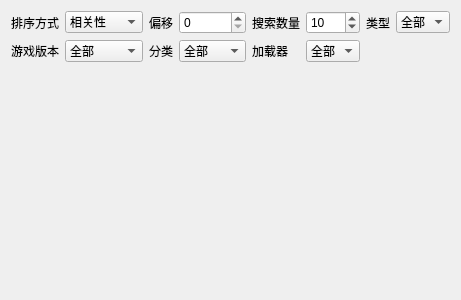
<?xml version="1.0" encoding="UTF-8"?>
<ui version="4.0">
 <class>ModrinthSearcher</class>
 <widget class="QWidget" name="ModrinthSearcher">
  <property name="geometry">
   <rect>
    <x>0</x>
    <y>0</y>
    <width>400</width>
    <height>300</height>
   </rect>
  </property>
  <property name="windowTitle">
   <string>ModrinthSearcher</string>
  </property>
  <layout class="QGridLayout" name="gridLayout">
   <item row="5" column="1">
    <widget class="QComboBox" name="game_version">
     <item>
      <property name="text">
       <string>全部</string>
      </property>
     </item>
    </widget>
   </item>
   <item row="5" column="3">
    <widget class="ComboBox" name="category">
     <item>
      <property name="text">
       <string>全部</string>
      </property>
     </item>
    </widget>
   </item>
   <item row="10" column="1">
    <spacer name="verticalSpacer">
     <property name="orientation">
      <enum>Qt::Orientation::Vertical</enum>
     </property>
     <property name="sizeHint" stdset="0">
      <size>
       <width>20</width>
       <height>40</height>
      </size>
     </property>
    </spacer>
   </item>
   <item row="0" column="5">
    <widget class="SpinBox" name="limit">
     <property name="minimum">
      <number>1</number>
     </property>
     <property name="maximum">
      <number>100</number>
     </property>
     <property name="value">
      <number>10</number>
     </property>
    </widget>
   </item>
   <item row="5" column="2">
    <widget class="QLabel" name="label_4">
     <property name="text">
      <string>分类</string>
     </property>
    </widget>
   </item>
   <item row="5" column="4">
    <widget class="QLabel" name="label_6">
     <property name="text">
      <string>加载器</string>
     </property>
    </widget>
   </item>
   <item row="0" column="4">
    <widget class="QLabel" name="label_3">
     <property name="text">
      <string>搜索数量</string>
     </property>
    </widget>
   </item>
   <item row="5" column="0">
    <widget class="QLabel" name="label_5">
     <property name="text">
      <string>游戏版本</string>
     </property>
    </widget>
   </item>
   <item row="0" column="0">
    <widget class="QLabel" name="label">
     <property name="text">
      <string>排序方式</string>
     </property>
    </widget>
   </item>
   <item row="0" column="1">
    <widget class="ComboBox" name="index">
     <item>
      <property name="text">
       <string>相关性</string>
      </property>
     </item>
     <item>
      <property name="text">
       <string>下载量</string>
      </property>
     </item>
     <item>
      <property name="text">
       <string>关注数量</string>
      </property>
     </item>
     <item>
      <property name="text">
       <string>发布时间</string>
      </property>
     </item>
     <item>
      <property name="text">
       <string>更新时间</string>
      </property>
     </item>
    </widget>
   </item>
   <item row="0" column="3">
    <widget class="SpinBox" name="offset">
     <property name="maximum">
      <number>2147483647</number>
     </property>
    </widget>
   </item>
   <item row="0" column="6">
    <widget class="QLabel" name="label_7">
     <property name="text">
      <string>类型</string>
     </property>
    </widget>
   </item>
   <item row="5" column="5">
    <widget class="ComboBox" name="loader">
     <item>
      <property name="text">
       <string>全部</string>
      </property>
     </item>
    </widget>
   </item>
   <item row="0" column="2">
    <widget class="QLabel" name="label_2">
     <property name="text">
      <string>偏移</string>
     </property>
    </widget>
   </item>
   <item row="0" column="7">
    <widget class="ComboBox" name="project_type">
     <item>
      <property name="text">
       <string>全部</string>
      </property>
     </item>
    </widget>
   </item>
  </layout>
 </widget>
 <customwidgets>
  <customwidget>
   <class>ComboBox</class>
   <extends>QComboBox</extends>
   <header>qfluentwidgets</header>
  </customwidget>
  <customwidget>
   <class>SpinBox</class>
   <extends>QSpinBox</extends>
   <header>qfluentwidgets</header>
  </customwidget>
 </customwidgets>
 <resources/>
 <connections/>
</ui>
